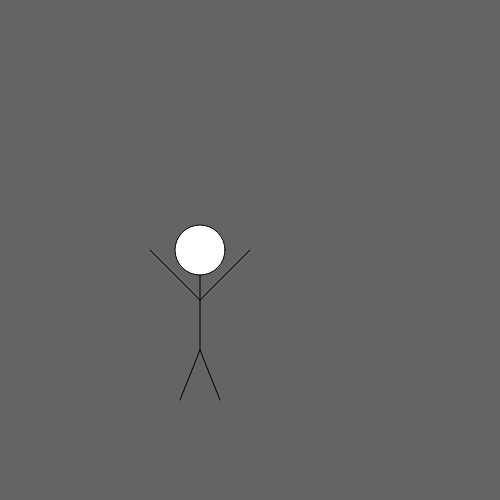
Frame 1 (no input)
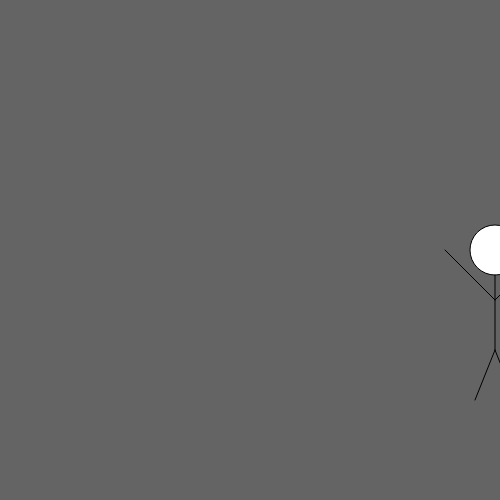
Frame 60 (no input)
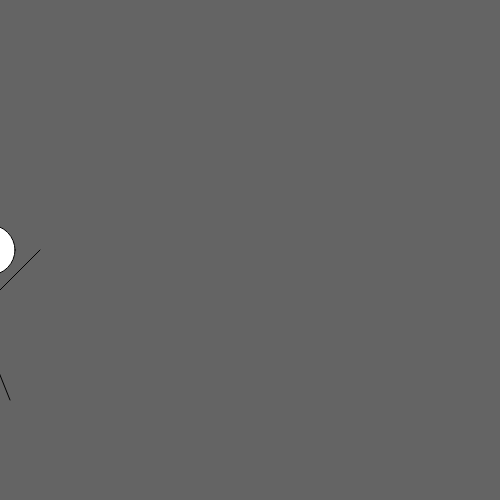
Frame 120 (the mouse pressed at the canvas centre since frame 60)

The p5.js sketch that drew these frames (run headless with seeded random() and noise() and a simulated clock; from frame 60 on, the mouse is pressed at the canvas centre):

// p5.js sketch
// ── sketch.js
let x = 0;
function setup() {
  createCanvas(500, 500);
}


function draw (){
 
  background(100); 

  push ();
  translate (x,0); 
   avatar (); 
   x += 5; 
   if (x > width) {
   x = -300; 
   } 
   pop ();

}
function avatar() {
 ellipse(200, 250, 50, 50) ;
  line(200, 275, 200, 350);
  line(200, 350, 180, 400) ;
  line(200, 350, 220, 400) ;
   line(150, 250, 200, 300) ;
   line(250, 250, 200, 300) ;
  
}
